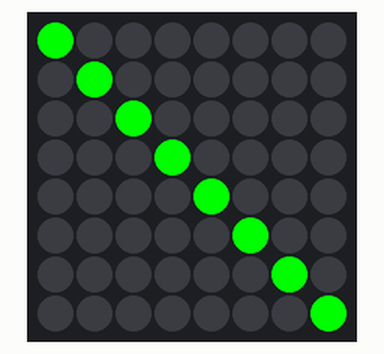
Recording of a program running on a simulated Raspberry Pi (BCM pin numbers) with a Sense HAT. On the bench: the Sense HAT's 8×8 RGB LED matrix.

Above: at 0.1 s.

The program:

diagonal.py
```python
from sense_emu import SenseHat
import sys

sense = SenseHat()
sense.set_imu_config(False, False, False)

def main():
    while True:
        sense.set_pixel(0,0,0,255,0)
        sense.set_pixel(1,1,0,255,0)
        sense.set_pixel(2,2,0,255,0)
        sense.set_pixel(3,3,0,255,0)
        sense.set_pixel(4,4,0,255,0)
        sense.set_pixel(5,5,0,255,0)
        sense.set_pixel(6,6,0,255,0)
        sense.set_pixel(7,7,0,255,0)

try:
    main()
except (KeyboardInterrupt, SystemExit):
    print('Programma sluiten')
finally:
    print('Opkuisen van de matrix')
    sense.clear()
    sys.exit()
```
